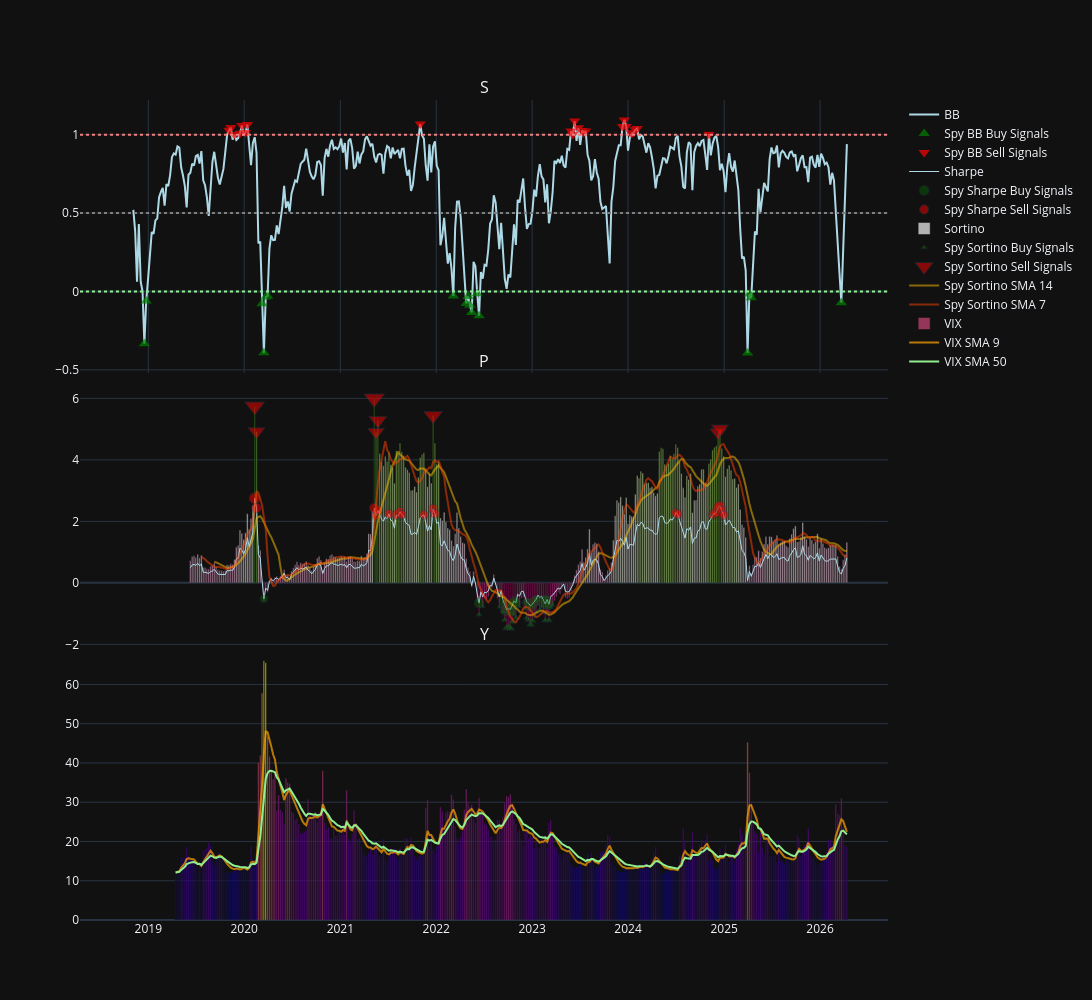

The notebook cell saved with this chart:
### Markdown cell above
Figure Spy Weekly

### Code cell
fig_spy_weekly = make_subplots(
    rows=3, cols=1,
    shared_xaxes=True,
    vertical_spacing=0.0008,
    subplot_titles=('SPY Weekly'),
    row_width=[1.0, 1.0, 1.0]
)

'''fig_spy_weekly.add_trace(go.Candlestick(
    x=spy_weekly_df.index,
    open=spy_weekly_df['Open']['SPY'],
    high=spy_weekly_df['High']['SPY'],
    low=spy_weekly_df['Low']['SPY'],
    close=spy_weekly_df['Close']['SPY'],
    name='SPY',

), row=1, col=1)

fig_spy_weekly.add_trace(go.Scatter(
    x=spy_weekly_df.index[spy_buy_confirmed_weekly],
    y=spy_weekly_df['Close']['SPY'][spy_buy_confirmed_weekly],
    mode='markers',
    marker=dict(size=15,
                color='#00BFFF',
                symbol='star'),
    showlegend=True,
    name='SPY Buy Confirmed Weekly'
), row=1, col=1)

fig_spy_weekly.add_trace(go.Scatter(
    x=spy_weekly_df.index[spy_sell_confirmed_weekly],
    y=spy_weekly_df['Close']['SPY'][spy_sell_confirmed_weekly],
    mode='markers',
    marker=dict(size=15,
                color='#FFFF00',
                colorscale='PuRd',
                symbol='star'),
    showlegend=True,
    name='SPY Sell Confirmed Weekly'
), row=1, col=1)

fig_spy_weekly.add_trace(go.Scatter(
    x=spy_weekly_df.index[spy_buy_combined_weekly],
    y=spy_weekly_df['Close']['SPY'][spy_buy_combined_weekly],
    mode='markers',
    marker=dict(size=15,
                color='blue',
                colorscale='PuRd',
                symbol='arrow-up'),
    opacity=0.7,
    showlegend=True,
    name='Spy Buy Combined Signals'
), row=1, col=1)

fig_spy_weekly.add_trace(go.Scatter(
    x=spy_weekly_df.index[spy_sell_combined_weekly],
    y=spy_weekly_df['Close']['SPY'][spy_sell_combined_weekly],
    mode='markers',
    marker=dict(size=15,
                color='red',
                colorscale='PuRd',
                symbol='arrow-down'),
    opacity=0.7,
    showlegend=True,
    name='Spy Sell Combined Signals'
), row=1, col=1)'''

#---------------------------RSI------------------------#

'''fig_spy_weekly.add_trace(go.Scatter(
    x=spy_weekly_rsi_values.index,
    y=spy_weekly_rsi_values,
    line=dict(color='lightblue', width=2),
    showlegend=True,
    name='RSI'
), row=2, col=1)

fig_spy_weekly.add_trace(go.Scatter(
    x=spy_weekly_rsi_values[spy_weekly_rsi_buy].index,
    y=spy_weekly_rsi_values[spy_weekly_rsi_buy],
    mode='markers',
    marker=dict(size=10,
                color='green',
                symbol='triangle-up'),
    showlegend=True,
    opacity=0.7,
    name='Spy RSI Buy Signals'
), row=2, col=1)

fig_spy_weekly.add_trace(go.Scatter(
    x=spy_weekly_rsi_values[spy_weekly_rsi_sell].index,
    y=spy_weekly_rsi_values[spy_weekly_rsi_sell],
    mode='markers',
    marker=dict(size=10,
                color='red',
                symbol='triangle-down'),
    showlegend=True,
    opacity=0.7,
    name='Spy RSI Sell Signals'
), row=2, col=1)

fig_spy_weekly.add_trace(go.Scatter(
    x=spy_weekly_rsi_sma_20.index,
    y=spy_weekly_rsi_sma_20,
    line=dict(color='orange', width=2),
    opacity=0.7,
    showlegend=True,
    name='SMA 20'
), row=2, col=1)

#--------------------------STOCH RSI---------------------#

fig_spy_weekly.add_trace(go.Scatter(
    x=spy_weekly_rsi_values.index,
    y=spy_weekly_rsi_values,
    line=dict(color='lightblue', width=2),
    showlegend=True,
    name='RSI'
), row=3, col=1)

fig_spy_weekly.add_trace(go.Scatter(
    x=rsi_stochrsi_values_weekly['d'].index,
    y=rsi_stochrsi_values_weekly['d'],
    line=dict(color='lightcoral', width=2),
    showlegend=True,
    name='Spy StochRSI d'
), row=3, col=1)

fig_spy_weekly.add_trace(go.Scatter(
    x=rsi_stochrsi_values_weekly['d'][spy_rsi_stochrsi_buy].index,
    y=rsi_stochrsi_values_weekly['d'][spy_rsi_stochrsi_buy],
    mode='markers',
    marker=dict(size=10,
                color='green',
                symbol='triangle-up'),
    showlegend=True,
    opacity=0.7,
    name='Spy StochRSI Buy Signals'
), row=3, col=1)

fig_spy_weekly.add_trace(go.Scatter(
    x=rsi_stochrsi_values_weekly['d'][spy_rsi_stochrsi_sell].index,
    y=rsi_stochrsi_values_weekly['d'][spy_rsi_stochrsi_sell],
    mode='markers',
    marker=dict(size=10,
                color='red',
                symbol='triangle-down'),
    showlegend=True,
    opacity=0.7,
    name='Spy StochRSI Sell Signals'
), row=3, col=1)'''

#--------------------BB%B-----------------------#

fig_spy_weekly.add_trace(go.Scatter(
    x=spy_bb_values_weekly.index,
    y=spy_bb_values_weekly,
    line=dict(color='lightblue', width=2),
    showlegend=True,
    name='BB'
), row=1, col=1)

fig_spy_weekly.add_trace(go.Scatter(
    x=spy_bb_values_weekly[spy_bb_buy_weekly].index,
    y=spy_bb_values_weekly[spy_bb_buy_weekly],
    mode='markers',
    marker=dict(size=10,
                color='green',
                symbol='triangle-up'),
    showlegend=True,
    opacity=0.7,
    name='Spy BB Buy Signals'
), row=1, col=1)

fig_spy_weekly.add_trace(go.Scatter(
    x=spy_bb_values_weekly.index[spy_bb_sell_weekly],
    y=spy_bb_values_weekly[spy_bb_sell_weekly],
    mode='markers',
    marker=dict(size=10,
                color='red',
                symbol='triangle-down'),
    showlegend=True,
    opacity=0.7,
    name='Spy BB Sell Signals'
), row=1, col=1)

fig_btc_weekly.add_trace(go.Scatter(
    x=spy_bb_sma_20_weekly.index,
    y=spy_bb_sma_20_weekly,
    line=dict(color='orange', width=2),
    opacity=0.7,
    showlegend=True,
    name='BB SMA 20'
), row=1, col=1)

fig_spy_weekly.add_hline(y=0, line_dash="dot", line_color="lightgreen", row=1, col=1)
fig_spy_weekly.add_hline(y=0.50, line_dash="dot", line_color="gray", row=1, col=1)
fig_spy_weekly.add_hline(y=1, line_dash="dot", line_color="lightcoral", row=1, col=1)

#------------------------MACD------------------------#

'''fig_spy_weekly.add_trace(go.Scatter(
    x=spy_macd_values_weekly['macd'].index,
    y=spy_macd_values_weekly['macd'],
    line=dict(color='lightblue', width=1),
    showlegend=True,
    name='Spy MACD'
), row=5, col=1)

fig_spy_weekly.add_trace(go.Scatter(
    x=spy_macd_values_weekly['signal'].index,
    y=spy_macd_values_weekly['signal'],
    line=dict(color='red', width=1),
    opacity=0.7,
    showlegend=True,
    name='Spy MACD Signal'
), row=5, col=1)

fig_spy_weekly.add_trace(go.Bar(
    x=spy_macd_values_weekly['histogram'].index,
    y=spy_macd_values_weekly['histogram'],
    marker_color=spy_macd_values_weekly['histogram'],
    showlegend=True,
    name='Spy MACD Histogram'
), row=5, col=1)

fig_btc_weekly.add_trace(go.Scatter(
    x=spy_macd_values_weekly['macd'][spy_macd_buy_weekly].index,
    y=spy_macd_values_weekly['macd'][spy_macd_buy_weekly],
    mode='markers',
    marker=dict(size=12,
                color='green',
                symbol='triangle-up'),
    showlegend=True,
    opacity=0.7,
    name='MACD Buy Signals'
), row=5, col=1)

fig_btc_weekly.add_trace(go.Scatter(
    x=spy_macd_values_weekly['macd'][spy_macd_sell_weekly].index,
    y=spy_macd_values_weekly['macd'][spy_macd_sell_weekly],
    mode='markers',
    marker=dict(size=12,
                color='red',
                symbol='triangle-down'),
    showlegend=True,
    opacity=0.7,
    name='Spy MACD Sell Signals'
), row=5, col=1)'''

#------------------------SHARPE-----------------------#


fig_spy_weekly.add_trace(go.Scatter(
    x=spy_sharpe_weekly_values.index,
    y=spy_sharpe_weekly_values,
    line=dict(color='lightblue', width=1),
    showlegend=True,
    name='Sharpe'
), row=2, col=1)

fig_spy_weekly.add_trace(go.Scatter(
    x=spy_sharpe_weekly_values[spy_sharpe_buy_weekly].index,
    y=spy_sharpe_weekly_values[spy_sharpe_buy_weekly],
    mode='markers',
    marker=dict(size=spy_sharpe_weekly_values[spy_sharpe_buy_weekly].abs()*15,
                color='green',
                symbol='circle'),

    showlegend=True,
    opacity=0.5,
    name='Spy Sharpe Buy Signals'
), row=2, col=1)

fig_spy_weekly.add_trace(go.Scatter(
    x=spy_sharpe_weekly_values[spy_sharpe_sell_weekly].index,
    y=spy_sharpe_weekly_values[spy_sharpe_sell_weekly],
    mode='markers',
    marker=dict(size=spy_sharpe_weekly_values[spy_sharpe_sell_weekly].abs()*4,
                color='red',
                symbol='circle'),

    showlegend=True,
    opacity=0.7,
    name='Spy Sharpe Sell Signals'
), row=2, col=1)

fig_btc_weekly.add_trace(go.Scatter(
    x=spy_sharpe_sma_20_weekly.index,
    y=spy_sharpe_sma_20_weekly,
    line=dict(color='purple', width=2),
    showlegend=True,
    opacity=0.7,
    name='Spy Sharpe SMA 20'
), row=2, col=1)

#------------------------SORTINO-----------------------#

fig_spy_weekly.add_trace(go.Bar(
    x=spy_sortino_weekly_values.index,
    y=spy_sortino_weekly_values,
    marker_color=spy_sortino_weekly_values,
    showlegend=True,
    opacity=0.7,
    name='Sortino'
), row=2, col=1)

fig_spy_weekly.add_trace(go.Scatter(
    x=spy_sortino_weekly_values[spy_sortino_buy_weekly].index,
    y=spy_sortino_weekly_values[spy_sortino_buy_weekly],
    mode='markers',
    marker=dict(size=spy_sortino_weekly_values[spy_sortino_buy_weekly].abs()*5,
                color='green',
                symbol='triangle-up'),

    showlegend=True,
    opacity=0.7,
    name='Spy Sortino Buy Signals'
), row=2, col=1)

fig_spy_weekly.add_trace(go.Scatter(
    x=spy_sortino_weekly_values[spy_sortino_sell_weekly].index,
    y=spy_sortino_weekly_values[spy_sortino_sell_weekly],
    mode='markers',
    marker=dict(size=spy_sortino_weekly_values[spy_sortino_sell_weekly].abs()*3,
                color='red',
                symbol='triangle-down'),
    showlegend=True,
    opacity=0.7,
    name='Spy Sortino Sell Signals'
), row=2, col=1)

fig_spy_weekly.add_trace(go.Scatter(
    x=spy_sortino_sma_14_weekly.index,
    y=spy_sortino_sma_14_weekly,
    line=dict(color='#FFBF00', width=2),
    showlegend=True,
    opacity=0.5,
    name='Spy Sortino SMA 14'
), row=2, col=1)

fig_spy_weekly.add_trace(go.Scatter(
    x=spy_sortino_sma_7_weekly.index,
    y=spy_sortino_sma_7_weekly,
    line=dict(color='#FF4500', width=2),
    showlegend=True,
    opacity=0.5,
    name='Spy Sortino SMA 7'
), row=2, col=1)

#------------------------VIX----------------------#

fig_spy_weekly.add_trace(go.Bar(
    x=vix.index,
    y=vix,
    marker_color=vix,
    showlegend=True,
    opacity=0.7,
    name='VIX'
), row=3, col=1)

fig_spy_weekly.add_trace(go.Scatter(
    x=vix_sma_9.index,
    y=vix_sma_9,
    marker_color='orange',
    showlegend=True,
    opacity=0.7,
    name='VIX SMA 9'
), row=3, col=1)

fig_spy_weekly.add_trace(go.Scatter(
    x=vix_sma_20.index,
    y=vix_sma_20,
    marker_color='lightgreen',
    showlegend=True,
    name='VIX SMA 50'
), row=3, col=1)

fig_spy_weekly.update_layout(xaxis_rangeslider_visible=False, template='plotly_dark', height=1000, width=1400)

### Figure 1 — Plotly figure (JSON) as saved in the notebook; plotly's stock layout.template omitted (floating-point values rounded to 4 significant figures; data arrays with more than 128 entries replaced by an {"elided": "..."} marker saying what was removed)
{"data": [{"line": {"color": "lightblue", "width": 2}, "name": "BB", "showlegend": true, "type": "scatter", "x": {"elided": "418 str values"}, "xaxis": "x", "y": {"elided": "418 float values"}, "yaxis": "y"}, {"marker": {"color": "green", "size": 10, "symbol": "triangle-up"}, "mode": "markers", "name": "Spy BB Buy Signals", "opacity": 0.7, "showlegend": true, "type": "scatter", "x": ["2018-12-17T00:00:00", "2018-12-24T00:00:00", "2020-03-09T00:00:00", "2020-03-16T00:00:00", "2020-03-23T00:00:00", "2020-03-30T00:00:00", "2022-03-07T00:00:00", "2022-04-25T00:00:00", "2022-05-02T00:00:00", "2022-05-09T00:00:00", "2022-05-16T00:00:00", "2022-06-06T00:00:00", "2022-06-13T00:00:00", "2025-03-31T00:00:00", "2025-04-07T00:00:00", "2025-04-14T00:00:00", "2026-03-23T00:00:00"], "xaxis": "x", "y": [-0.333, -0.0612, -0.07894, -0.3916, -0.0354, -0.02891, -0.02847, -0.07621, -0.03225, -0.08763, -0.1345, -0.01396, -0.1544, -0.3924, -0.01559, -0.04044, -0.07118], "yaxis": "y"}, {"marker": {"color": "red", "size": 10, "symbol": "triangle-down"}, "mode": "markers", "name": "Spy BB Sell Signals", "opacity": 0.7, "showlegend": true, "type": "scatter", "x": ["2019-11-04T00:00:00", "2019-11-11T00:00:00", "2019-11-25T00:00:00", "2019-12-16T00:00:00", "2019-12-23T00:00:00", "2020-01-06T00:00:00", "2020-01-13T00:00:00", "2021-11-01T00:00:00", "2023-05-29T00:00:00", "2023-06-05T00:00:00", "2023-06-12T00:00:00", "2023-06-26T00:00:00", "2023-07-10T00:00:00", "2023-07-17T00:00:00", "2023-07-24T00:00:00", "2023-12-11T00:00:00", "2023-12-18T00:00:00", "2023-12-25T00:00:00", "2024-01-15T00:00:00", "2024-01-22T00:00:00", "2024-01-29T00:00:00", "2024-02-05T00:00:00", "2024-11-04T00:00:00"], "xaxis": "x", "y": [1.028, 1.045, 1.001, 1.009, 1.058, 1.013, 1.065, 1.068, 1.023, 1.001, 1.087, 1.044, 1.027, 1.014, 1.023, 1.052, 1.094, 1.053, 1.007, 1.012, 1.032, 1.04, 1.003], "yaxis": "y"}, {"line": {"color": "lightblue", "width": 1}, "name": "Sharpe", "showlegend": true, "type": "scatter", "x": {"elided": "417 str values"}, "xaxis": "x2", "y": {"elided": "417 float values"}, "yaxis": "y2"}, {"marker": {"color": "green", "size": [7.842, 9.832, 8.335, 10.69, 13.06, 12.54, 13.06, 10.95, 8.819, 9.726, 9.483, 10.07, 11.35, 10.31, 8.913, 8.085, 8.228, 10.32, 8.058, 10.41], "symbol": "circle"}, "mode": "markers", "name": "Spy Sharpe Buy Signals", "opacity": 0.5, "showlegend": true, "type": "scatter", "x": ["2020-03-16T00:00:00", "2022-06-13T00:00:00", "2022-09-12T00:00:00", "2022-09-19T00:00:00", "2022-09-26T00:00:00", "2022-10-03T00:00:00", "2022-10-10T00:00:00", "2022-10-17T00:00:00", "2022-10-24T00:00:00", "2022-10-31T00:00:00", "2022-12-12T00:00:00", "2022-12-19T00:00:00", "2022-12-26T00:00:00", "2023-01-02T00:00:00", "2023-01-09T00:00:00", "2023-01-16T00:00:00", "2023-02-13T00:00:00", "2023-02-20T00:00:00", "2023-02-27T00:00:00", "2023-03-06T00:00:00"], "xaxis": "x2", "y": [-0.5228, -0.6554, -0.5556, -0.7124, -0.8707, -0.8357, -0.8706, -0.7297, -0.588, -0.6484, -0.6322, -0.6712, -0.7569, -0.6876, -0.5942, -0.539, -0.5486, -0.6879, -0.5372, -0.6942], "yaxis": "y2"}, {"marker": {"color": "red", "size": [11.01, 9.718, 9.736, 8.769, 9.445, 8.982, 8.841, 9.257, 8.87, 8.854, 9.619, 9.003, 9.128, 8.943, 8.861, 9.038, 9.146, 9.829, 9.976, 9.38, 8.819], "symbol": "circle"}, "mode": "markers", "name": "Spy Sharpe Sell Signals", "opacity": 0.7, "showlegend": true, "type": "scatter", "x": ["2020-02-10T00:00:00", "2020-02-17T00:00:00", "2021-05-10T00:00:00", "2021-05-17T00:00:00", "2021-05-24T00:00:00", "2021-07-05T00:00:00", "2021-08-02T00:00:00", "2021-08-16T00:00:00", "2021-08-23T00:00:00", "2021-11-15T00:00:00", "2021-12-20T00:00:00", "2021-12-27T00:00:00", "2024-07-01T00:00:00", "2024-07-08T00:00:00", "2024-11-18T00:00:00", "2024-11-25T00:00:00", "2024-12-02T00:00:00", "2024-12-09T00:00:00", "2024-12-16T00:00:00", "2024-12-23T00:00:00", "2024-12-30T00:00:00"], "xaxis": "x2", "y": [2.751, 2.429, 2.434, 2.192, 2.361, 2.245, 2.21, 2.314, 2.218, 2.214, 2.405, 2.251, 2.282, 2.236, 2.215, 2.259, 2.287, 2.457, 2.494, 2.345, 2.205], "yaxis": "y2"}, {"marker": {"color": {"elided": "417 float values"}}, "name": "Sortino", "opacity": 0.7, "showlegend": true, "type": "bar", "x": {"elided": "417 str values"}, "xaxis": "x2", "y": {"elided": "417 float values"}, "yaxis": "y2"}, {"marker": {"color": "green", "size": [5.167, 3.847, 3.933, 4.709, 5.987, 7.337, 7.059, 7.373, 6.307, 5.162, 5.669, 3.872, 4.228, 5.688, 6.028, 6.773, 6.157, 5.359, 4.847, 3.558, 4.289, 3.855, 4.847, 6.105, 4.754, 6.092, 3.949, 3.614], "symbol": "triangle-up"}, "mode": "markers", "name": "Spy Sortino Buy Signals", "opacity": 0.7, "showlegend": true, "type": "scatter", "x": ["2022-06-13T00:00:00", "2022-06-27T00:00:00", "2022-08-29T00:00:00", "2022-09-12T00:00:00", "2022-09-19T00:00:00", "2022-09-26T00:00:00", "2022-10-03T00:00:00", "2022-10-10T00:00:00", "2022-10-17T00:00:00", "2022-10-24T00:00:00", "2022-10-31T00:00:00", "2022-11-14T00:00:00", "2022-12-05T00:00:00", "2022-12-12T00:00:00", "2022-12-19T00:00:00", "2022-12-26T00:00:00", "2023-01-02T00:00:00", "2023-01-09T00:00:00", "2023-01-16T00:00:00", "2023-01-23T00:00:00", "2023-01-30T00:00:00", "2023-02-06T00:00:00", "2023-02-13T00:00:00", "2023-02-20T00:00:00", "2023-02-27T00:00:00", "2023-03-06T00:00:00", "2023-03-13T00:00:00", "2023-03-20T00:00:00"], "xaxis": "x2", "y": [-1.033, -0.7694, -0.7866, -0.9417, -1.197, -1.467, -1.412, -1.475, -1.261, -1.032, -1.134, -0.7744, -0.8455, -1.138, -1.206, -1.355, -1.231, -1.072, -0.9694, -0.7117, -0.8577, -0.771, -0.9694, -1.221, -0.9509, -1.218, -0.7898, -0.7228], "yaxis": "y2"}, {"marker": {"color": "red", "size": [17.22, 14.78, 17.99, 14.72, 15.86, 16.31, 14.68, 15.03], "symbol": "triangle-down"}, "mode": "markers", "name": "Spy Sortino Sell Signals", "opacity": 0.7, "showlegend": true, "type": "scatter", "x": ["2020-02-10T00:00:00", "2020-02-17T00:00:00", "2021-05-10T00:00:00", "2021-05-17T00:00:00", "2021-05-24T00:00:00", "2021-12-20T00:00:00", "2024-12-09T00:00:00", "2024-12-16T00:00:00"], "xaxis": "x2", "y": [5.739, 4.925, 5.998, 4.905, 5.286, 5.437, 4.893, 5.011], "yaxis": "y2"}, {"line": {"color": "#FFBF00", "width": 2}, "name": "Spy Sortino SMA 14", "opacity": 0.5, "showlegend": true, "type": "scatter", "x": {"elided": "417 str values"}, "xaxis": "x2", "y": {"elided": "417 float values"}, "yaxis": "y2"}, {"line": {"color": "#FF4500", "width": 2}, "name": "Spy Sortino SMA 7", "opacity": 0.5, "showlegend": true, "type": "scatter", "x": {"elided": "417 str values"}, "xaxis": "x2", "y": {"elided": "417 float values"}, "yaxis": "y2"}, {"marker": {"color": {"elided": "366 float values"}}, "name": "VIX", "opacity": 0.7, "showlegend": true, "type": "bar", "x": {"elided": "366 str values"}, "xaxis": "x3", "y": {"elided": "366 float values"}, "yaxis": "y3"}, {"marker": {"color": "orange"}, "name": "VIX SMA 9", "opacity": 0.7, "showlegend": true, "type": "scatter", "x": {"elided": "366 str values"}, "xaxis": "x3", "y": {"elided": "366 float values"}, "yaxis": "y3"}, {"marker": {"color": "lightgreen"}, "name": "VIX SMA 50", "showlegend": true, "type": "scatter", "x": {"elided": "366 str values"}, "xaxis": "x3", "y": {"elided": "366 float values"}, "yaxis": "y3"}], "layout": {"annotations": [{"font": {"size": 16}, "showarrow": false, "text": "S", "x": 0.5, "xanchor": "center", "xref": "paper", "y": 1, "yanchor": "bottom", "yref": "paper"}, {"font": {"size": 16}, "showarrow": false, "text": "P", "x": 0.5, "xanchor": "center", "xref": "paper", "y": 0.6664, "yanchor": "bottom", "yref": "paper"}, {"font": {"size": 16}, "showarrow": false, "text": "Y", "x": 0.5, "xanchor": "center", "xref": "paper", "y": 0.3328, "yanchor": "bottom", "yref": "paper"}], "height": 1000, "shapes": [{"line": {"color": "lightgreen", "dash": "dot"}, "type": "line", "x0": 0, "x1": 1, "xref": "x domain", "y0": 0, "y1": 0, "yref": "y"}, {"line": {"color": "gray", "dash": "dot"}, "type": "line", "x0": 0, "x1": 1, "xref": "x domain", "y0": 0.5, "y1": 0.5, "yref": "y"}, {"line": {"color": "lightcoral", "dash": "dot"}, "type": "line", "x0": 0, "x1": 1, "xref": "x domain", "y0": 1, "y1": 1, "yref": "y"}], "width": 1400, "xaxis": {"anchor": "y", "domain": [0, 1], "matches": "x3", "rangeslider": {"visible": false}, "showticklabels": false}, "xaxis2": {"anchor": "y2", "domain": [0, 1], "matches": "x3", "showticklabels": false}, "xaxis3": {"anchor": "y3", "domain": [0, 1]}, "yaxis": {"anchor": "x", "domain": [0.6672, 1]}, "yaxis2": {"anchor": "x2", "domain": [0.3336, 0.6664]}, "yaxis3": {"anchor": "x3", "domain": [0, 0.3328]}}}
